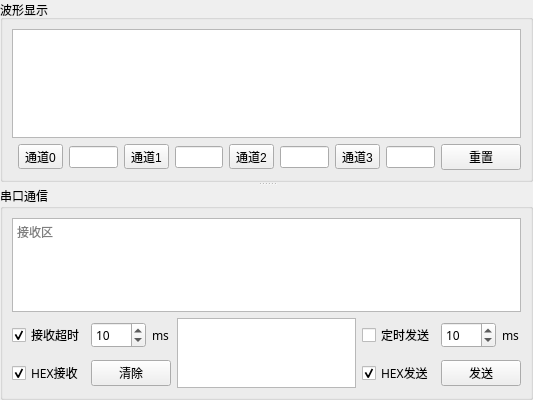
      <widget class="QSplitter" name="splitter">
       <property name="orientation">
        <enum>Qt::Vertical</enum>
       </property>
       <widget class="QGroupBox" name="groupBox_wave">
        <property name="enabled">
         <bool>true</bool>
        </property>
        <property name="title">
         <string>波形显示</string>
        </property>
        <property name="flat">
         <bool>false</bool>
        </property>
        <layout class="QGridLayout" name="gridLayout_4">
         <item row="1" column="4">
          <widget class="QLineEdit" name="lineEdit_CH1"/>
         </item>
         <item row="1" column="2">
          <widget class="QLineEdit" name="lineEdit_CH0"/>
         </item>
         <item row="1" column="1">
          <widget class="QToolButton" name="toolButton_CH0">
           <property name="cursor">
            <cursorShape>PointingHandCursor</cursorShape>
           </property>
           <property name="whatsThis">
            <string>0</string>
           </property>
           <property name="text">
            <string>通道0</string>
           </property>
          </widget>
         </item>
         <item row="1" column="9">
          <widget class="QPushButton" name="pushButton_reset">
           <property name="cursor">
            <cursorShape>PointingHandCursor</cursorShape>
           </property>
           <property name="text">
            <string>重置</string>
           </property>
          </widget>
         </item>
         <item row="1" column="5">
          <widget class="QToolButton" name="toolButton_CH2">
           <property name="cursor">
            <cursorShape>PointingHandCursor</cursorShape>
           </property>
           <property name="whatsThis">
            <string>2</string>
           </property>
           <property name="text">
            <string>通道2</string>
           </property>
          </widget>
         </item>
         <item row="1" column="6">
          <widget class="QLineEdit" name="lineEdit_CH2"/>
         </item>
         <item row="1" column="7">
          <widget class="QToolButton" name="toolButton_CH3">
           <property name="cursor">
            <cursorShape>PointingHandCursor</cursorShape>
           </property>
           <property name="whatsThis">
            <string>3</string>
           </property>
           <property name="text">
            <string>通道3</string>
           </property>
          </widget>
         </item>
         <item row="0" column="0" colspan="10">
          <widget class="QGraphicsView" name="graphicsView"/>
         </item>
         <item row="1" column="3">
          <widget class="QToolButton" name="toolButton_CH1">
           <property name="cursor">
            <cursorShape>PointingHandCursor</cursorShape>
           </property>
           <property name="whatsThis">
            <string>1</string>
           </property>
           <property name="text">
            <string>通道1</string>
           </property>
          </widget>
         </item>
         <item row="1" column="8">
          <widget class="QLineEdit" name="lineEdit_CH3"/>
         </item>
        </layout>
       </widget>
       <widget class="QGroupBox" name="groupBox_2">
        <property name="enabled">
         <bool>true</bool>
        </property>
        <property name="font">
         <font>
          <family>微软雅黑</family>
          <italic>false</italic>
          <bold>false</bold>
          <underline>false</underline>
          <strikeout>false</strikeout>
          <stylestrategy>PreferDefault</stylestrategy>
          <kerning>false</kerning>
         </font>
        </property>
        <property name="title">
         <string>串口通信</string>
        </property>
        <layout class="QGridLayout" name="gridLayout_5">
         <item row="0" column="0" colspan="7">
          <widget class="QTextEdit" name="textEdit_recv">
           <property name="tabletTracking">
            <bool>true</bool>
           </property>
           <property name="sizeAdjustPolicy">
            <enum>QAbstractScrollArea::AdjustIgnored</enum>
           </property>
           <property name="readOnly">
            <bool>true</bool>
           </property>
           <property name="html">
            <string>&lt;!DOCTYPE HTML PUBLIC &quot;-//W3C//DTD HTML 4.0//EN&quot; &quot;http://www.w3.org/TR/REC-html40/strict.dtd&quot;&gt;
&lt;html&gt;&lt;head&gt;&lt;meta name=&quot;qrichtext&quot; content=&quot;1&quot; /&gt;&lt;meta charset=&quot;utf-8&quot; /&gt;&lt;style type=&quot;text/css&quot;&gt;
p, li { white-space: pre-wrap; }
hr { height: 1px; border-width: 0; }
li.unchecked::marker { content: &quot;\2610&quot;; }
li.checked::marker { content: &quot;\2612&quot;; }
&lt;/style&gt;&lt;/head&gt;&lt;body style=&quot; font-family:'微软雅黑'; font-size:9pt; font-weight:400; font-style:normal;&quot;&gt;
&lt;p style=&quot;-qt-paragraph-type:empty; margin-top:0px; margin-bottom:0px; margin-left:0px; margin-right:0px; -qt-block-indent:0; text-indent:0px; font-family:'Microsoft YaHei UI';&quot;&gt;&lt;br /&gt;&lt;/p&gt;&lt;/body&gt;&lt;/html&gt;</string>
           </property>
           <property name="placeholderText">
            <string>接收区</string>
           </property>
          </widget>
         </item>
         <item row="1" column="0">
          <widget class="QCheckBox" name="checkBox_recvTimeOut">
           <property name="text">
            <string>接收超时</string>
           </property>
           <property name="checked">
            <bool>true</bool>
           </property>
          </widget>
         </item>
         <item row="1" column="1">
          <widget class="QSpinBox" name="spinBox_recvTimeOut">
           <property name="maximum">
            <number>9999</number>
           </property>
           <property name="value">
            <number>10</number>
           </property>
          </widget>
         </item>
         <item row="1" column="2">
          <widget class="QLabel" name="label">
           <property name="text">
            <string>ms</string>
           </property>
          </widget>
         </item>
         <item row="1" column="3" rowspan="2">
          <widget class="QPlainTextEdit" name="plainTextEdit_send">
           <property name="inputMethodHints">
            <set>Qt::ImhMultiLine</set>
           </property>
           <property name="plainText">
            <string/>
           </property>
           <property name="centerOnScroll">
            <bool>false</bool>
           </property>
           <property name="placeholderText">
            <string>发送区</string>
           </property>
          </widget>
         </item>
         <item row="1" column="4">
          <widget class="QCheckBox" name="checkBox_sendTimed">
           <property name="text">
            <string>定时发送</string>
           </property>
          </widget>
         </item>
         <item row="1" column="5">
          <widget class="QSpinBox" name="spinBox_sendTimed">
           <property name="maximum">
            <number>9999</number>
           </property>
           <property name="value">
            <number>10</number>
           </property>
          </widget>
         </item>
         <item row="1" column="6">
          <widget class="QLabel" name="label_7">
           <property name="text">
            <string>ms</string>
           </property>
          </widget>
         </item>
         <item row="2" column="0">
          <widget class="QCheckBox" name="checkBox_HEXRecv">
           <property name="cursor">
            <cursorShape>PointingHandCursor</cursorShape>
           </property>
           <property name="text">
            <string>HEX接收</string>
           </property>
           <property name="checked">
            <bool>true</bool>
           </property>
          </widget>
         </item>
         <item row="2" column="1" colspan="2">
          <widget class="QPushButton" name="pushButton_recvClear">
           <property name="cursor">
            <cursorShape>PointingHandCursor</cursorShape>
           </property>
           <property name="text">
            <string>清除</string>
           </property>
          </widget>
         </item>
         <item row="2" column="4">
          <widget class="QCheckBox" name="checkBox_HEXSend">
           <property name="cursor">
            <cursorShape>PointingHandCursor</cursorShape>
           </property>
           <property name="text">
            <string>HEX发送</string>
           </property>
           <property name="checked">
            <bool>true</bool>
           </property>
          </widget>
         </item>
         <item row="2" column="5" colspan="2">
          <widget class="QPushButton" name="pushButton_send">
           <property name="cursor">
            <cursorShape>PointingHandCursor</cursorShape>
           </property>
           <property name="text">
            <string>发送</string>
           </property>
           <property name="autoRepeat">
            <bool>false</bool>
           </property>
           <property name="autoExclusive">
            <bool>false</bool>
           </property>
          </widget>
         </item>
        </layout>
       </widget>
      </widget>
